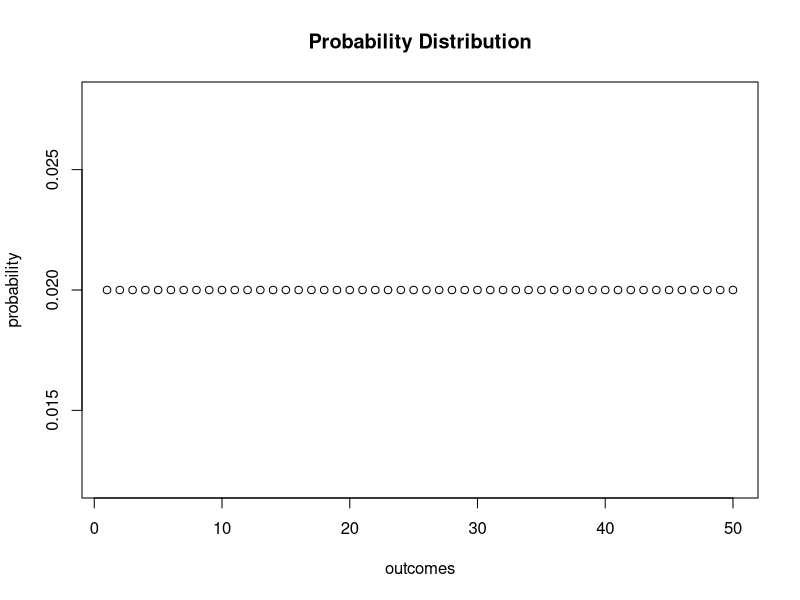
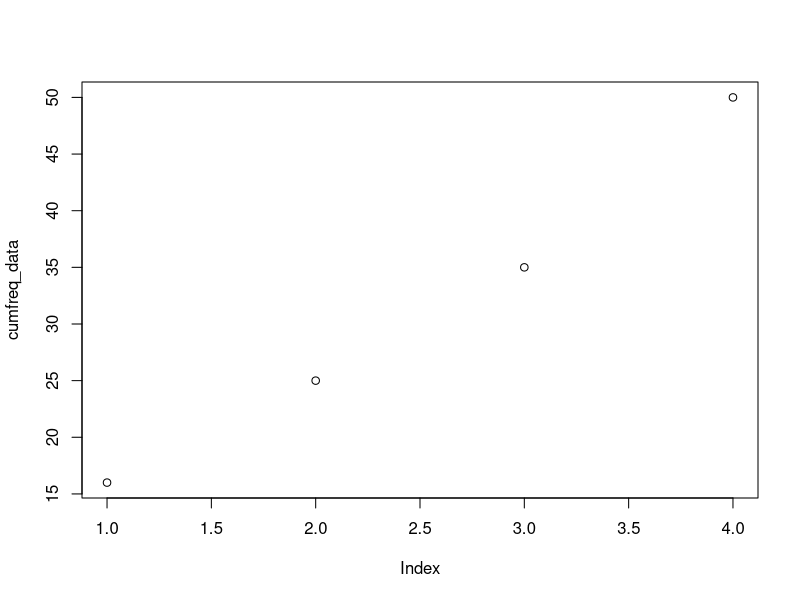
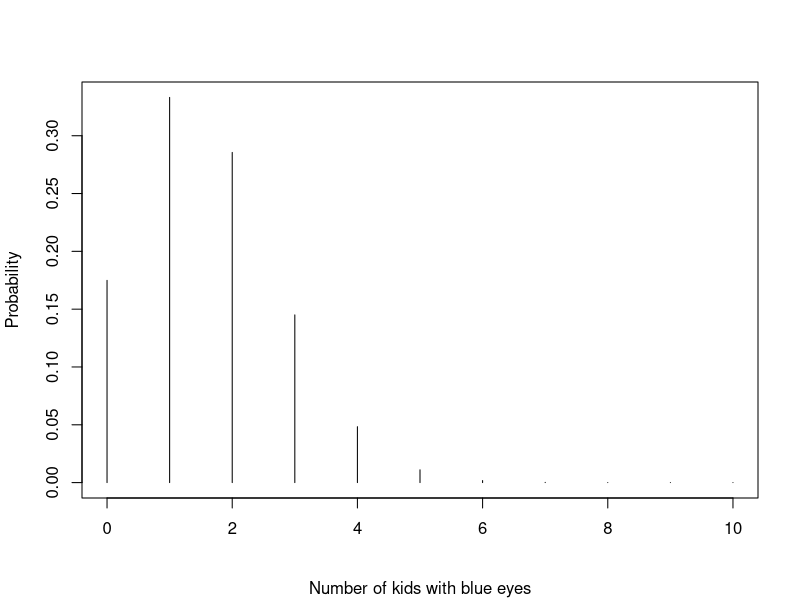
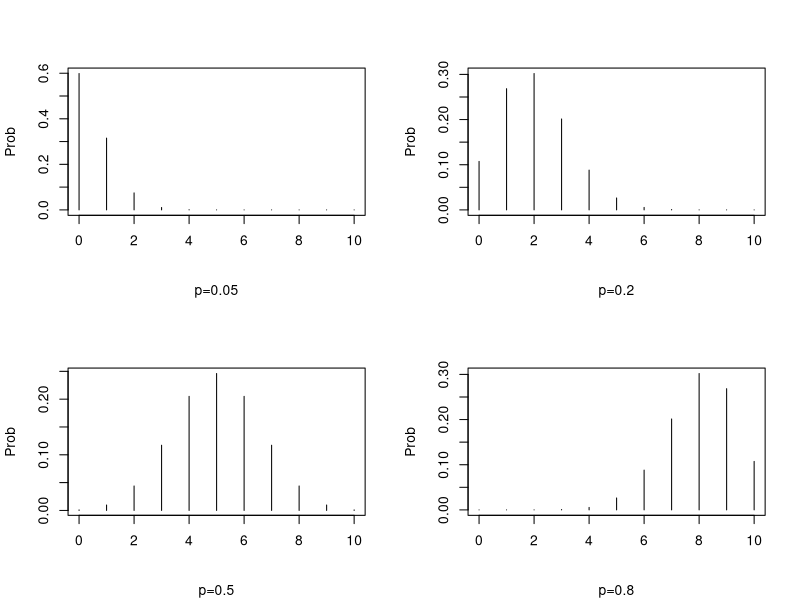
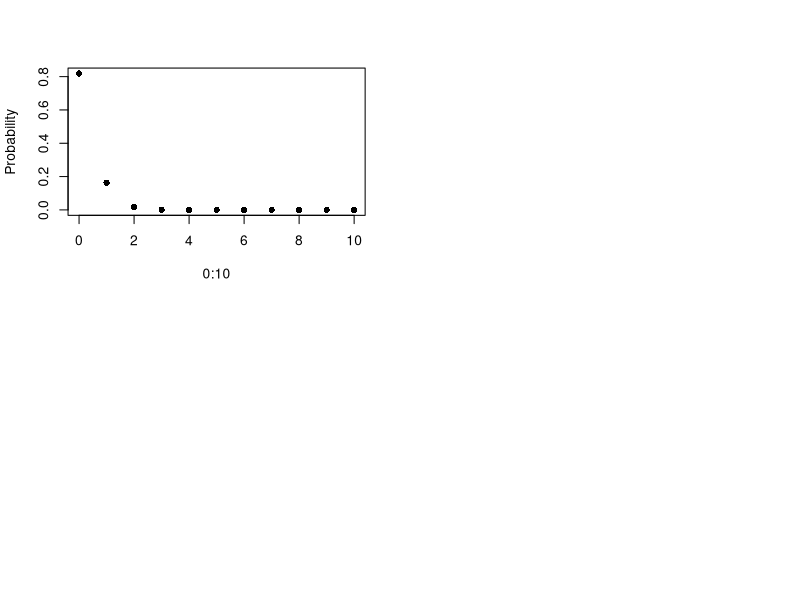

Here is the R script that generated these plots, in order:

#1a)In R a simple bar graph can be used to model the probability distribution function.
#Take a random vector and probability associated with it and plot it with a bar graph.
#sample(1:6, 1)
vec <- sample(c("Geeks", "CSE", "R", "Python"),
              50 , replace = TRUE)
# generate the vector of probabilities 
probability <- rep(1/50, 50) 

# plot the probabilities 
plot(probability,
     xlab = "outcomes",
     main = "Probability Distribution") 

#1b)
vec <- sample(c("Geeks", "CSE", "R", "Python"),
50 , replace = TRUE)

# generating frequency table
data <- table(vec)

# frequency table 
print ("Frequency Table")
print (data)

print ("Cumulative Frequency Table")
cumfreq_data <- cumsum(data)
print (cumfreq_data)
plot(cumfreq_data)


#1c)

x<-0:10
y<-dbinom(0:10,10,0.16)
data.frame("Prob"=y,row.names=x)
plot(0:10,dbinom(0:10,10,0.16),,type='h',xlab="",ylab="Probability",
     sub="Number of kids with blue eyes")

#1d)
par(mfrow=c(2,2))
plot(0:10,dbinom(0:10,10,0.05),type='h',xlab="",ylab="Prob", sub="p=0.05")
plot(0:10,dbinom(0:10,10,0.2),type='h',xlab="",ylab="Prob", sub="p=0.2")
plot(0:10,dbinom(0:10,10,0.5),type='h',xlab="",ylab="Prob", sub="p=0.5")
plot(0:10,dbinom(0:10,10,0.8),type='h',xlab="",ylab="Prob", sub="p=0.8")

#1e)
#v<-sample(0:10)
dpois(0:10, 0.2)
plot(0:10, dpois(0:10, 0.2), pch = 16, ylab = "Probability")


